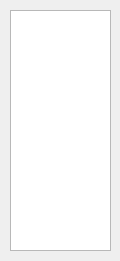
<?xml version="1.0" encoding="UTF-8"?>
<ui version="4.0">
 <class>Mok_AttributeReorderWIN</class>
 <widget class="QMainWindow" name="Mok_AttributeReorderWIN">
  <property name="geometry">
   <rect>
    <x>0</x>
    <y>0</y>
    <width>120</width>
    <height>261</height>
   </rect>
  </property>
  <property name="windowTitle">
   <string>Object Creator</string>
  </property>
  <widget class="QWidget" name="centralwidget">
   <widget class="QListWidget" name="ScrollListAttrReor">
    <property name="geometry">
     <rect>
      <x>10</x>
      <y>10</y>
      <width>101</width>
      <height>241</height>
     </rect>
    </property>
    <property name="editTriggers">
     <set>QAbstractItemView::DoubleClicked|QAbstractItemView::EditKeyPressed</set>
    </property>
    <property name="dragEnabled">
     <bool>true</bool>
    </property>
    <property name="dragDropMode">
     <enum>QAbstractItemView::InternalMove</enum>
    </property>
    <property name="selectionMode">
     <enum>QAbstractItemView::MultiSelection</enum>
    </property>
    <property name="selectionBehavior">
     <enum>QAbstractItemView::SelectItems</enum>
    </property>
    <property name="movement">
     <enum>QListView::Snap</enum>
    </property>
   </widget>
  </widget>
 </widget>
 <resources/>
 <connections/>
</ui>
